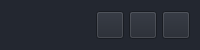
           <widget class="QFrame" name="contentTopBg">
            <property name="minimumSize">
             <size>
              <width>0</width>
              <height>50</height>
             </size>
            </property>
            <property name="maximumSize">
             <size>
              <width>16777215</width>
              <height>50</height>
             </size>
            </property>
            <property name="styleSheet">
             <string notr="true">background-color: #232730;</string>
            </property>
            <property name="frameShape">
             <enum>QFrame::NoFrame</enum>
            </property>
            <property name="frameShadow">
             <enum>QFrame::Raised</enum>
            </property>
            <layout class="QHBoxLayout" name="horizontalLayout">
             <property name="spacing">
              <number>0</number>
             </property>
             <property name="leftMargin">
              <number>0</number>
             </property>
             <property name="topMargin">
              <number>0</number>
             </property>
             <property name="rightMargin">
              <number>10</number>
             </property>
             <property name="bottomMargin">
              <number>0</number>
             </property>
             <item>
              <widget class="QFrame" name="leftBox">
               <property name="sizePolicy">
                <sizepolicy hsizetype="Expanding" vsizetype="Preferred">
                 <horstretch>0</horstretch>
                 <verstretch>0</verstretch>
                </sizepolicy>
               </property>
               <property name="frameShape">
                <enum>QFrame::NoFrame</enum>
               </property>
               <property name="frameShadow">
                <enum>QFrame::Raised</enum>
               </property>
               <layout class="QHBoxLayout" name="horizontalLayout_3">
                <property name="spacing">
                 <number>0</number>
                </property>
                <property name="leftMargin">
                 <number>0</number>
                </property>
                <property name="topMargin">
                 <number>0</number>
                </property>
                <property name="rightMargin">
                 <number>0</number>
                </property>
                <property name="bottomMargin">
                 <number>0</number>
                </property>
                <item>
                 <widget class="QLabel" name="titleRightInfo">
                  <property name="sizePolicy">
                   <sizepolicy hsizetype="Preferred" vsizetype="Expanding">
                    <horstretch>0</horstretch>
                    <verstretch>0</verstretch>
                   </sizepolicy>
                  </property>
                  <property name="maximumSize">
                   <size>
                    <width>16777215</width>
                    <height>45</height>
                   </size>
                  </property>
                  <property name="font">
                   <font>
                    <family>Segoe UI</family>
                    <pointsize>10</pointsize>
                    <italic>false</italic>
                    <bold>false</bold>
                   </font>
                  </property>
                  <property name="text">
                   <string>&lt;html&gt;&lt;head/&gt;&lt;body&gt;&lt;p&gt;&lt;br/&gt;&lt;/p&gt;&lt;/body&gt;&lt;/html&gt;</string>
                  </property>
                  <property name="alignment">
                   <set>Qt::AlignLeading|Qt::AlignLeft|Qt::AlignVCenter</set>
                  </property>
                 </widget>
                </item>
               </layout>
              </widget>
             </item>
             <item alignment="Qt::AlignRight">
              <widget class="QFrame" name="rightButtons">
               <property name="minimumSize">
                <size>
                 <width>0</width>
                 <height>28</height>
                </size>
               </property>
               <property name="frameShape">
                <enum>QFrame::NoFrame</enum>
               </property>
               <property name="frameShadow">
                <enum>QFrame::Raised</enum>
               </property>
               <layout class="QHBoxLayout" name="horizontalLayout_2">
                <property name="spacing">
                 <number>5</number>
                </property>
                <property name="leftMargin">
                 <number>0</number>
                </property>
                <property name="topMargin">
                 <number>0</number>
                </property>
                <property name="rightMargin">
                 <number>0</number>
                </property>
                <property name="bottomMargin">
                 <number>0</number>
                </property>
                <item>
                 <widget class="QPushButton" name="minimizeAppBtn">
                  <property name="minimumSize">
                   <size>
                    <width>28</width>
                    <height>28</height>
                   </size>
                  </property>
                  <property name="maximumSize">
                   <size>
                    <width>28</width>
                    <height>28</height>
                   </size>
                  </property>
                  <property name="cursor">
                   <cursorShape>PointingHandCursor</cursorShape>
                  </property>
                  <property name="toolTip">
                   <string>Minimize</string>
                  </property>
                  <property name="text">
                   <string/>
                  </property>
                  <property name="icon">
                   <iconset resource="resources.qrc">
                    <normaloff>:/icons/images/icons/icon_minimize.png</normaloff>:/icons/images/icons/icon_minimize.png</iconset>
                  </property>
                  <property name="iconSize">
                   <size>
                    <width>20</width>
                    <height>20</height>
                   </size>
                  </property>
                 </widget>
                </item>
                <item>
                 <widget class="QPushButton" name="maximizeRestoreAppBtn">
                  <property name="minimumSize">
                   <size>
                    <width>28</width>
                    <height>28</height>
                   </size>
                  </property>
                  <property name="maximumSize">
                   <size>
                    <width>28</width>
                    <height>28</height>
                   </size>
                  </property>
                  <property name="font">
                   <font>
                    <family>Segoe UI</family>
                    <pointsize>10</pointsize>
                    <italic>false</italic>
                    <bold>false</bold>
                    <stylestrategy>PreferDefault</stylestrategy>
                   </font>
                  </property>
                  <property name="cursor">
                   <cursorShape>PointingHandCursor</cursorShape>
                  </property>
                  <property name="toolTip">
                   <string>Maximize</string>
                  </property>
                  <property name="text">
                   <string/>
                  </property>
                  <property name="icon">
                   <iconset resource="resources.qrc">
                    <normaloff>:/icons/images/icons/icon_maximize.png</normaloff>:/icons/images/icons/icon_maximize.png</iconset>
                  </property>
                  <property name="iconSize">
                   <size>
                    <width>20</width>
                    <height>20</height>
                   </size>
                  </property>
                 </widget>
                </item>
                <item>
                 <widget class="QPushButton" name="closeAppBtn">
                  <property name="minimumSize">
                   <size>
                    <width>28</width>
                    <height>28</height>
                   </size>
                  </property>
                  <property name="maximumSize">
                   <size>
                    <width>28</width>
                    <height>28</height>
                   </size>
                  </property>
                  <property name="cursor">
                   <cursorShape>PointingHandCursor</cursorShape>
                  </property>
                  <property name="toolTip">
                   <string>Close</string>
                  </property>
                  <property name="text">
                   <string/>
                  </property>
                  <property name="icon">
                   <iconset resource="resources.qrc">
                    <normaloff>:/icons/images/icons/icon_close.png</normaloff>:/icons/images/icons/icon_close.png</iconset>
                  </property>
                  <property name="iconSize">
                   <size>
                    <width>20</width>
                    <height>20</height>
                   </size>
                  </property>
                 </widget>
                </item>
               </layout>
              </widget>
             </item>
            </layout>
           </widget>
